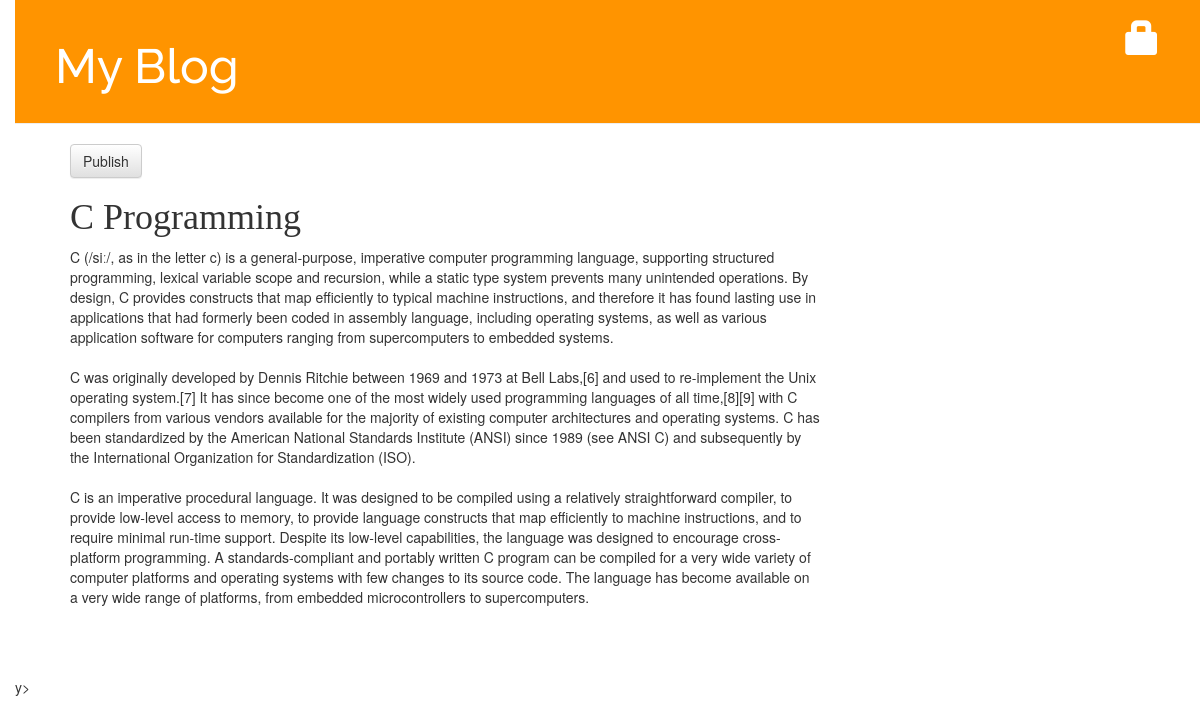
The app's page /post/4/ with its own data.
### blog/models.py (models this page shows, shortened)
class Post(models.Model):
    author = models.ForeignKey('auth.User', on_delete=models.CASCADE)
    title = models.CharField(max_length=200)
    text = models.TextField()
    created_date = models.DateTimeField(
            default=timezone.now)
    published_date = models.DateTimeField(
            blank=True, null=True)

### blog/views.py (the view)
# urls.py: path('post/<int:pk>/', views.post_detail, name='post_detail'),
def post_detail(request, pk):
    post = get_object_or_404(Post, pk=pk)
    return render(request, 'blog/post_detail.html', {'post': post})

### blog/templates/blog/post_detail.html (shortened to what this page needs)
{% extends 'blog/base.html' %}
{% block content %}
<div class="post">
	{% if post.published_date %}
	<div class="date">
		{{ post.published_date }}
	</div>
	{% else %}
	<a class="btn btn-default" href="{% url 'post_publish' pk=post.pk %}">Publish</a>
	{% endif %}
	<h1>{{ post.title }}</h1>
	<p>{{ post.text|linebreaksbr }}</p>
</div>
{% endblock %}

### blog/static/css/blog.css (style rules this page uses)
body { padding-left: 15px; }
h1, h2, h3, h4 { font-family: 'Lobster', cursive; }
.post { margin-bottom: 70px; }

### records on screen
Post: title "C Programming", text "C (/siː/, as in the letter c) is a general-purpose, imperative computer programming language, supporting structured programming, lexical variable scope and recursion, while a static type system prevents many unintended operations. By design, C provides constructs that map efficiently to typical machine instructions, and therefore it has found lasting use in applications that had formerly been coded in assembly language, including operating systems, as well as various application software for computers ranging from supercomputers to embedded systems. C was originally developed by Dennis Ritchie between 1969 and 1973 at Bell Labs,[6] and used to re-implement the Unix operating system.[7] It…"
